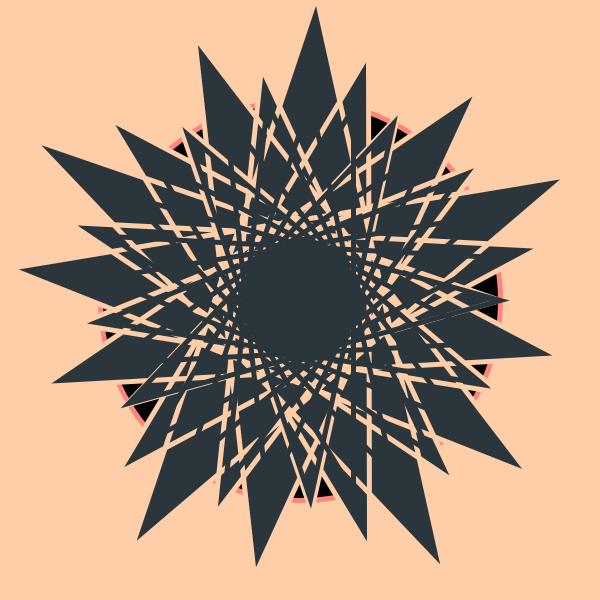
Frame 1 (no input)
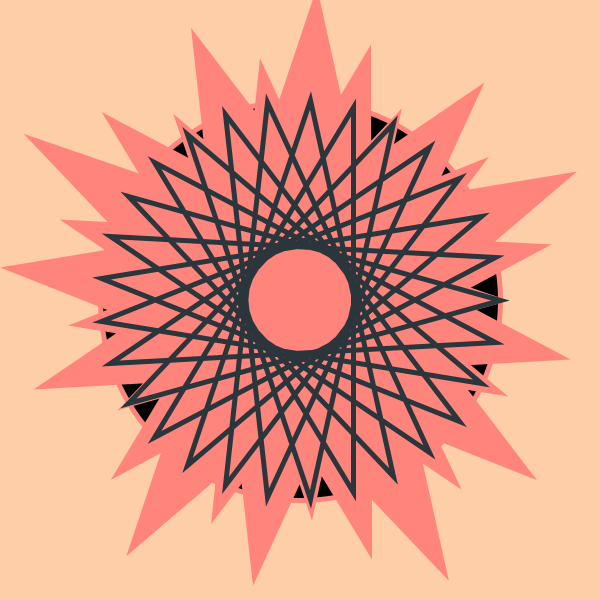
Frame 2 (the mouse pressed at the canvas centre, redrawn once)

The Processing sketch that drew these frames (run headless with seeded random() and noise(); the mouse was pressed at the canvas centre and the sketch redrawn once):

// Processing sketch: NT02_m_Pointed_Stars2
// ── NT02_m_Pointed_Stars2.pde
// By Risou
// https://risoume.github.io/

color[] colors = {#99B898, #FECEA8, #FF847C, #E84A5F, #2A363B};
int d, m, t, curr, step;

void setup() {
  size(600, 600);
  noLoop();
  init();
}

void init() {
  m = 29;
  curr = 0;
  step = int(random(9, 14));
  //step = 20;
  d = 400;
  t = 4;
}

void draw() {
  background(colors[int(random(colors.length))]);
  //background(colors[4]); // 1 3 1 1 3
  strokeWeight(5);
  star(width/2, height/2, d/2, m);
  star2(width/2, height/2, d/2, m);
}

void mouseReleased() {
  init();
  redraw();
}

// ── Procedure.pde

void star(float x, float y, float r, int m) {
  pushMatrix();
  translate(x, y);
  fill(0);
  stroke(colors[2]);
  ellipse(0, 0, 2*r, 2*r);
  fill(colors[int(random(colors.length))]);
  //fill(colors[0]); // 3 1 4 3 4
  stroke(colors[int(random(colors.length))]);
  //stroke(colors[4]); // 1 4 2 3
  beginShape();
  for (int i = 0; i < m; i++) {
    vertex(r*cos(2*curr*PI/m), r*sin(2*curr*PI/m));
    curr = (curr+step) % m;
    r += t;
  }
  endShape(CLOSE);
  popMatrix();
}

void star2(float x, float y, float r, int m) {
  pushMatrix();
  translate(x, y);
  noFill();
  stroke(colors[int(random(colors.length))]);
  stroke(colors[4]); // 3 1 4 4 1
  beginShape();
  for (int i = 0; i < m; i++) {
    vertex(r*cos(2*curr*PI/m), r*sin(2*curr*PI/m));
    curr = (curr+step) % m;
  }
  endShape(CLOSE);
  popMatrix();
}
